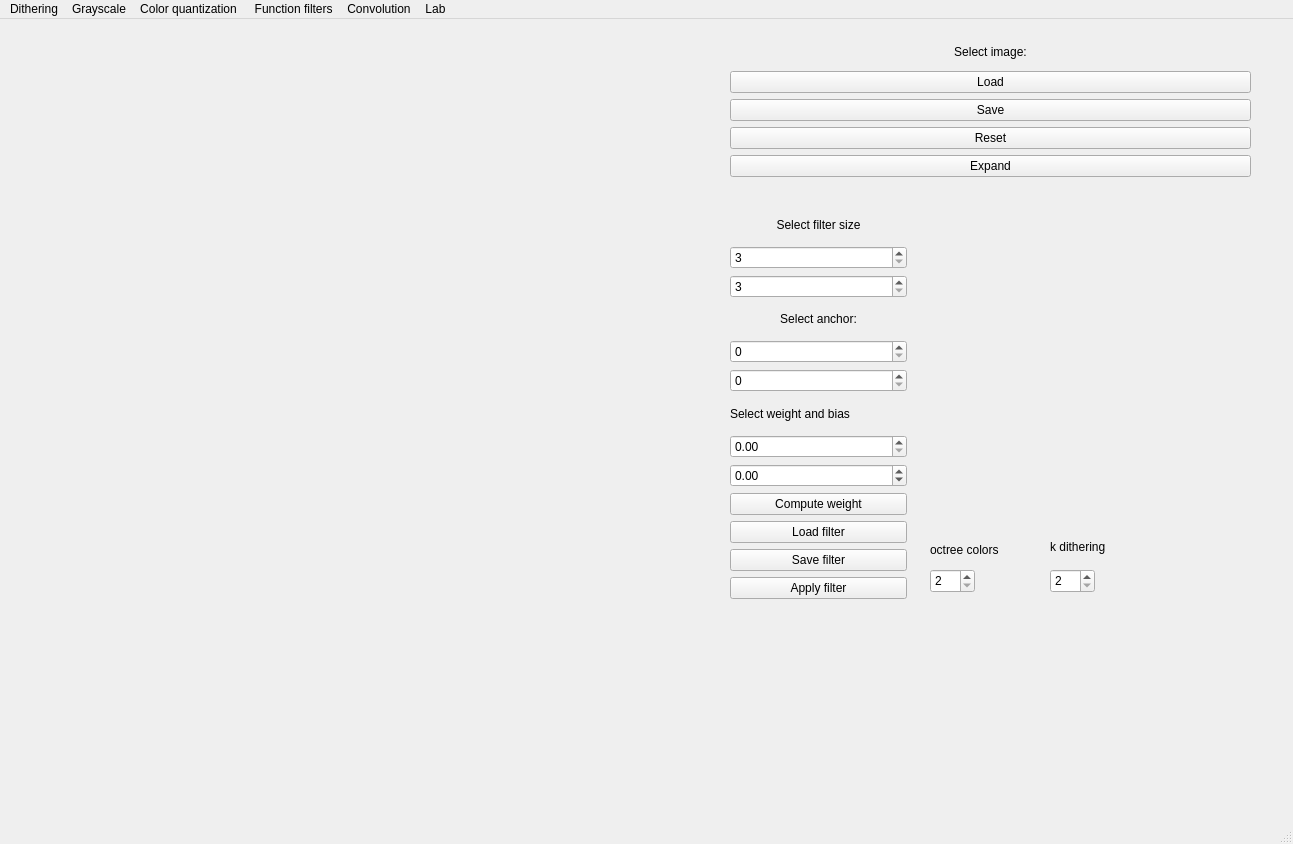
<?xml version="1.0" encoding="UTF-8"?>
<ui version="4.0">
 <class>MainWindow</class>
 <widget class="QMainWindow" name="MainWindow">
  <property name="geometry">
   <rect>
    <x>0</x>
    <y>0</y>
    <width>1293</width>
    <height>844</height>
   </rect>
  </property>
  <property name="windowTitle">
   <string>MainWindow</string>
  </property>
  <widget class="QWidget" name="centralwidget">
   <widget class="QWidget" name="verticalLayoutWidget">
    <property name="geometry">
     <rect>
      <x>10</x>
      <y>40</y>
      <width>691</width>
      <height>761</height>
     </rect>
    </property>
    <layout class="QVBoxLayout" name="imagesLayout">
     <property name="spacing">
      <number>5</number>
     </property>
     <property name="leftMargin">
      <number>5</number>
     </property>
     <property name="topMargin">
      <number>5</number>
     </property>
     <property name="rightMargin">
      <number>5</number>
     </property>
     <property name="bottomMargin">
      <number>5</number>
     </property>
     <item>
      <widget class="QLabel" name="modifiedImage">
       <property name="text">
        <string/>
       </property>
      </widget>
     </item>
     <item>
      <widget class="QLabel" name="originalImage">
       <property name="text">
        <string/>
       </property>
      </widget>
     </item>
    </layout>
   </widget>
   <widget class="QWidget" name="verticalLayoutWidget_2">
    <property name="geometry">
     <rect>
      <x>730</x>
      <y>20</y>
      <width>521</width>
      <height>138</height>
     </rect>
    </property>
    <layout class="QVBoxLayout" name="imageOperationsLayout">
     <item>
      <widget class="QLabel" name="label">
       <property name="text">
        <string>Select image:</string>
       </property>
       <property name="alignment">
        <set>Qt::AlignCenter</set>
       </property>
      </widget>
     </item>
     <item>
      <widget class="QPushButton" name="loadFileButton">
       <property name="text">
        <string>Load</string>
       </property>
      </widget>
     </item>
     <item>
      <widget class="QPushButton" name="saveFileButton">
       <property name="text">
        <string>Save</string>
       </property>
      </widget>
     </item>
     <item>
      <widget class="QPushButton" name="resetButton">
       <property name="text">
        <string>Reset</string>
       </property>
      </widget>
     </item>
     <item>
      <widget class="QPushButton" name="expandImageButton">
       <property name="text">
        <string>Expand</string>
       </property>
      </widget>
     </item>
    </layout>
   </widget>
   <widget class="QWidget" name="verticalLayoutWidget_5">
    <property name="geometry">
     <rect>
      <x>730</x>
      <y>190</y>
      <width>177</width>
      <height>390</height>
     </rect>
    </property>
    <layout class="QVBoxLayout" name="kernelEditorLayout">
     <item>
      <widget class="QLabel" name="label_4">
       <property name="text">
        <string>Select filter size</string>
       </property>
       <property name="alignment">
        <set>Qt::AlignCenter</set>
       </property>
      </widget>
     </item>
     <item>
      <widget class="QSpinBox" name="kernelXSpinBox">
       <property name="minimum">
        <number>3</number>
       </property>
       <property name="maximum">
        <number>9</number>
       </property>
       <property name="singleStep">
        <number>2</number>
       </property>
      </widget>
     </item>
     <item>
      <widget class="QSpinBox" name="kernelYSpinBox">
       <property name="minimum">
        <number>3</number>
       </property>
       <property name="maximum">
        <number>9</number>
       </property>
       <property name="singleStep">
        <number>2</number>
       </property>
      </widget>
     </item>
     <item>
      <widget class="QLabel" name="label_5">
       <property name="text">
        <string>Select anchor:</string>
       </property>
       <property name="alignment">
        <set>Qt::AlignCenter</set>
       </property>
      </widget>
     </item>
     <item>
      <widget class="QSpinBox" name="anchorXSpinBox">
       <property name="maximum">
        <number>8</number>
       </property>
      </widget>
     </item>
     <item>
      <widget class="QSpinBox" name="anchorYSpinBox">
       <property name="maximum">
        <number>8</number>
       </property>
      </widget>
     </item>
     <item>
      <widget class="QLabel" name="label_6">
       <property name="text">
        <string>Select weight and bias</string>
       </property>
      </widget>
     </item>
     <item>
      <widget class="QDoubleSpinBox" name="weightSpinBox"/>
     </item>
     <item>
      <widget class="QDoubleSpinBox" name="biasSpinBox">
       <property name="minimum">
        <double>-99.000000000000000</double>
       </property>
       <property name="singleStep">
        <double>0.100000000000000</double>
       </property>
      </widget>
     </item>
     <item>
      <widget class="QPushButton" name="computeWeightButton">
       <property name="text">
        <string>Compute weight</string>
       </property>
      </widget>
     </item>
     <item>
      <widget class="QPushButton" name="loadFilterButton">
       <property name="text">
        <string>Load filter</string>
       </property>
      </widget>
     </item>
     <item>
      <widget class="QPushButton" name="saveFilterButton">
       <property name="text">
        <string>Save filter</string>
       </property>
      </widget>
     </item>
     <item>
      <widget class="QPushButton" name="applyCustomConvolution">
       <property name="text">
        <string>Apply filter</string>
       </property>
      </widget>
     </item>
    </layout>
   </widget>
   <widget class="QWidget" name="gridLayoutWidget">
    <property name="geometry">
     <rect>
      <x>920</x>
      <y>190</y>
      <width>331</width>
      <height>291</height>
     </rect>
    </property>
    <layout class="QGridLayout" name="kernelGridLayout"/>
   </widget>
   <widget class="QSpinBox" name="ColorSpinBox">
    <property name="geometry">
     <rect>
      <x>930</x>
      <y>550</y>
      <width>45</width>
      <height>24</height>
     </rect>
    </property>
    <property name="minimum">
     <number>2</number>
    </property>
    <property name="maximum">
     <number>1024</number>
    </property>
   </widget>
   <widget class="QLabel" name="label_2">
    <property name="geometry">
     <rect>
      <x>930</x>
      <y>520</y>
      <width>91</width>
      <height>21</height>
     </rect>
    </property>
    <property name="text">
     <string>octree colors</string>
    </property>
   </widget>
   <widget class="QLabel" name="label_3">
    <property name="geometry">
     <rect>
      <x>1050</x>
      <y>520</y>
      <width>111</width>
      <height>16</height>
     </rect>
    </property>
    <property name="text">
     <string>k dithering</string>
    </property>
   </widget>
   <widget class="QSpinBox" name="colorsPerChannelSpinBox">
    <property name="geometry">
     <rect>
      <x>1050</x>
      <y>550</y>
      <width>45</width>
      <height>24</height>
     </rect>
    </property>
    <property name="minimum">
     <number>2</number>
    </property>
   </widget>
  </widget>
  <widget class="QStatusBar" name="statusbar"/>
  <widget class="QMenuBar" name="menubar">
   <property name="geometry">
    <rect>
     <x>0</x>
     <y>0</y>
     <width>1293</width>
     <height>21</height>
    </rect>
   </property>
   <widget class="QMenu" name="menuDithering">
    <property name="title">
     <string>Dithering</string>
    </property>
    <addaction name="actionRandom_Dithering"/>
   </widget>
   <widget class="QMenu" name="menuGrayscale">
    <property name="title">
     <string>Grayscale</string>
    </property>
    <addaction name="actionLumosity"/>
   </widget>
   <widget class="QMenu" name="menuColor_quantization">
    <property name="title">
     <string>Color quantization</string>
    </property>
    <addaction name="actionoctree"/>
   </widget>
   <widget class="QMenu" name="menuFuctionFilters">
    <property name="title">
     <string> Function filters</string>
    </property>
    <addaction name="actionInversion"/>
    <addaction name="separator"/>
    <addaction name="actionBrightness_Correction"/>
    <addaction name="actionContrast"/>
    <addaction name="actionGamma"/>
   </widget>
   <widget class="QMenu" name="menuconvolution">
    <property name="title">
     <string>Convolution</string>
    </property>
    <addaction name="separator"/>
    <addaction name="actionGaussian_blur"/>
    <addaction name="actionMean_Blur"/>
    <addaction name="actionEdge_Preserving_Blur"/>
    <addaction name="actionEdge_Detection"/>
    <addaction name="actionSharpen"/>
    <addaction name="actionEmboss"/>
   </widget>
   <widget class="QMenu" name="menuLab">
    <property name="title">
     <string>Lab</string>
    </property>
    <addaction name="actionHistogram_stretching"/>
    <addaction name="actionHistogram_equalization"/>
   </widget>
   <addaction name="menuDithering"/>
   <addaction name="menuGrayscale"/>
   <addaction name="menuColor_quantization"/>
   <addaction name="menuFuctionFilters"/>
   <addaction name="menuconvolution"/>
   <addaction name="menuLab"/>
  </widget>
  <action name="actionRandom_Dithering">
   <property name="text">
    <string>Random Dithering</string>
   </property>
  </action>
  <action name="actionLumosity">
   <property name="text">
    <string>Lumosity</string>
   </property>
  </action>
  <action name="actionoctree">
   <property name="text">
    <string>octree</string>
   </property>
  </action>
  <action name="actionInversion">
   <property name="text">
    <string>Inversion</string>
   </property>
  </action>
  <action name="actionBrightness_Correction">
   <property name="text">
    <string>Brightness Correction</string>
   </property>
  </action>
  <action name="actionContrast">
   <property name="text">
    <string>Contrast</string>
   </property>
  </action>
  <action name="actionGamma">
   <property name="text">
    <string>Gamma</string>
   </property>
  </action>
  <action name="actionGaussian_blur">
   <property name="text">
    <string>Gaussian blur</string>
   </property>
  </action>
  <action name="actionMean_Blur">
   <property name="text">
    <string>Mean Blur</string>
   </property>
  </action>
  <action name="actionEdge_Preserving_Blur">
   <property name="text">
    <string>Edge Preserving Blur</string>
   </property>
  </action>
  <action name="actionEdge_Detection">
   <property name="text">
    <string>Edge Detection</string>
   </property>
  </action>
  <action name="actionSharpen">
   <property name="text">
    <string>Sharpen</string>
   </property>
  </action>
  <action name="actionEmboss">
   <property name="text">
    <string>Emboss</string>
   </property>
  </action>
  <action name="actionHistogram_stretching">
   <property name="text">
    <string>Histogram stretching</string>
   </property>
  </action>
  <action name="actionHistogram_equalization">
   <property name="text">
    <string>Histogram equalization</string>
   </property>
  </action>
 </widget>
 <resources/>
 <connections/>
</ui>
